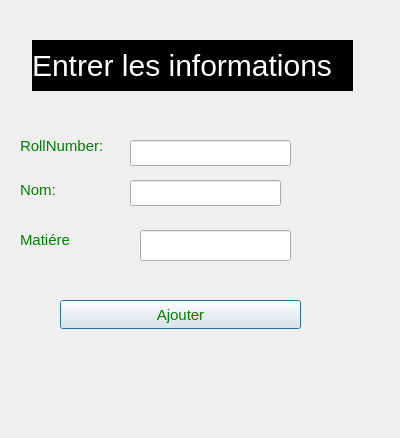
<?xml version="1.0" encoding="UTF-8"?>
<ui version="4.0">
 <class>addbox</class>
 <widget class="QDialog" name="addbox">
  <property name="geometry">
   <rect>
    <x>0</x>
    <y>0</y>
    <width>400</width>
    <height>438</height>
   </rect>
  </property>
  <property name="windowTitle">
   <string>Dialog</string>
  </property>
  <property name="styleSheet">
   <string notr="true">QLabel{
font-size:30px;
color:green;
}</string>
  </property>
  <widget class="QLabel" name="label">
   <property name="geometry">
    <rect>
     <x>32</x>
     <y>40</y>
     <width>321</width>
     <height>51</height>
    </rect>
   </property>
   <property name="styleSheet">
    <string notr="true">QLabel{background:light-gray;
font-size:30px;
color:white;
}</string>
   </property>
   <property name="text">
    <string>Entrer les informations</string>
   </property>
  </widget>
  <widget class="QLabel" name="label_2">
   <property name="geometry">
    <rect>
     <x>20</x>
     <y>130</y>
     <width>111</width>
     <height>31</height>
    </rect>
   </property>
   <property name="styleSheet">
    <string notr="true">QLabel{
font-size:15px;
color:green;
}</string>
   </property>
   <property name="text">
    <string>RollNumber:</string>
   </property>
  </widget>
  <widget class="QLineEdit" name="lineEdit">
   <property name="geometry">
    <rect>
     <x>130</x>
     <y>140</y>
     <width>161</width>
     <height>26</height>
    </rect>
   </property>
   <property name="styleSheet">
    <string notr="true">QLineEdit{
font-size:15px;
}</string>
   </property>
  </widget>
  <widget class="QLabel" name="label_3">
   <property name="geometry">
    <rect>
     <x>20</x>
     <y>180</y>
     <width>81</width>
     <height>20</height>
    </rect>
   </property>
   <property name="styleSheet">
    <string notr="true">QLabel{
font-size:15px;
color:green;
}</string>
   </property>
   <property name="text">
    <string>Nom:</string>
   </property>
  </widget>
  <widget class="QLineEdit" name="lineEdit_2">
   <property name="geometry">
    <rect>
     <x>130</x>
     <y>180</y>
     <width>151</width>
     <height>26</height>
    </rect>
   </property>
   <property name="styleSheet">
    <string notr="true">QLineEdit{
font-size:15px;
}</string>
   </property>
  </widget>
  <widget class="QLineEdit" name="lineEdit_3">
   <property name="geometry">
    <rect>
     <x>140</x>
     <y>230</y>
     <width>151</width>
     <height>31</height>
    </rect>
   </property>
   <property name="styleSheet">
    <string notr="true">QLineEdit{
font-size:15px;
}</string>
   </property>
   <property name="text">
    <string/>
   </property>
  </widget>
  <widget class="QLabel" name="label_4">
   <property name="geometry">
    <rect>
     <x>20</x>
     <y>230</y>
     <width>63</width>
     <height>20</height>
    </rect>
   </property>
   <property name="styleSheet">
    <string notr="true">QLabel{
font-size:15px;
color:green;
}</string>
   </property>
   <property name="text">
    <string>Matiére</string>
   </property>
  </widget>
  <widget class="QPushButton" name="pushButton">
   <property name="geometry">
    <rect>
     <x>60</x>
     <y>300</y>
     <width>241</width>
     <height>29</height>
    </rect>
   </property>
   <property name="styleSheet">
    <string notr="true">QPushButton{
font-size:15px;
color:green;
}</string>
   </property>
   <property name="text">
    <string>Ajouter</string>
   </property>
  </widget>
 </widget>
 <resources/>
 <connections/>
</ui>
